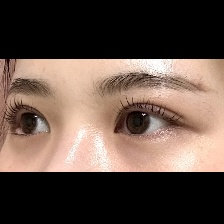
#> input picture app/src/main/assets/images/a5.jpg, 224 x 224 px; its folder holds only this picture in this run
$ python -i image_crop.py   (imports and definitions only)
#> lines starting #> are read from the running program, lines starting #| are printed output that depends on the picture
import cv2
import os
import numpy as np

eye_cascade = cv2.CascadeClassifier(cv2.data.haarcascades + 'haarcascade_eye_tree_eyeglasses.xml')

input_folder = "C:/Users/qkrgu/Downloads/Mind_lee2/Mind_lee"
output_folder = "cropped_eyes"

# [2 lines not run here, left out]


def resize_and_pad(image, size=(224, 224)):
    """이미지를 224x224로 리사이징 & 패딩"""
    h, w, _ = image.shape
    target_h, target_w = size

    scale = min(target_w / w, target_h / h)
    new_w = int(w * scale)
    new_h = int(h * scale)

    resized = cv2.resize(image, (new_w, new_h), interpolation=cv2.INTER_AREA)

    # 패딩 추가
    pad_top = (target_h - new_h) // 2
    pad_bottom = target_h - new_h - pad_top
    pad_left = (target_w - new_w) // 2
    pad_right = target_w - new_w - pad_left

    padded_image = cv2.copyMakeBorder(resized, pad_top, pad_bottom, pad_left, pad_right,
                                      cv2.BORDER_CONSTANT, value=[0, 0, 0])
    return padded_image


def detect_and_crop_eyes(image_path, save_path):
    """눈을 검출하여 크롭 후 224x224로 변환하여 저장"""
#> called with image_path = '../app/src/main/assets/images/a5.jpg', save_path = 'out.png'
    image = cv2.imread(image_path)
#> image is the input picture: shape (224, 224, 3); mean B, G, R 70.5, 80, 97.7
    if image is None:
        return False

    gray = cv2.cvtColor(image, cv2.COLOR_BGR2GRAY)  # 흑백 변환
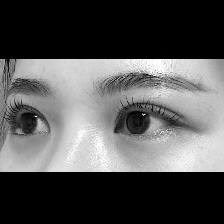
#> gray: shape (224, 224); min 0, max 255, mean 84.2
    eyes = eye_cascade.detectMultiScale(gray, scaleFactor=1.1, minNeighbors=5, minSize=(30, 30))
#> eyes = [[4, 98, 52, 52], [105, 85, 76, 76]]

    if len(eyes) == 0:
        return False  # 눈 검출 실패

    # 여러 개의 눈이 검출될 경우, 가장 큰 눈 2개 선택 (양쪽 눈)
    eyes = sorted(eyes, key=lambda x: x[2] * x[3], reverse=True)[:2]  # 면적 기준 정렬
#> eyes = [[105, 85, 76, 76], [4, 98, 52, 52]]

    # 눈의 좌표를 기반으로 전체 눈 영역 설정
    x_min = min([eye[0] for eye in eyes])
#> x_min = 4
    y_min = min([eye[1] for eye in eyes])
#> y_min = 85
    x_max = max([eye[0] + eye[2] for eye in eyes])
#> x_max = 181
    y_max = max([eye[1] + eye[3] for eye in eyes])
#> y_max = 161

    y_min += 10  # 윗부분을 잘라서 눈썹 제거
#> y_min = 95

    # 크롭
    cropped_eye = image[y_min:y_max, x_min:x_max]
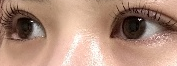
#> cropped_eye: shape (66, 177, 3); mean B, G, R 123.2, 141.1, 176.4

    if cropped_eye.size > 0:
        processed_eye = resize_and_pad(cropped_eye, size=(224, 224))
#> in resize_and_pad, `resized = cv2.resize(image, (new_w, new_h), interpolation=cv2.INTER_AR..`:
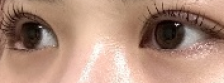
#> resized: shape (83, 224, 3); mean B, G, R 123.1, 141, 176.3
#> in resize_and_pad, `padded_image = cv2.copyMakeBorder(resized, pad_top, pad_bottom, pad_le..`:
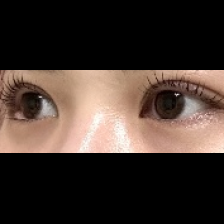
#> padded_image: shape (224, 224, 3); mean B, G, R 45.6, 52.3, 65.3
        cv2.imwrite(save_path, processed_eye)
        return True
    return False

# [12 lines not run here, left out]

>>> result = detect_and_crop_eyes('../app/src/main/assets/images/a5.jpg', 'out.png')

$ run again, on app/src/main/assets/images/b70.jpg
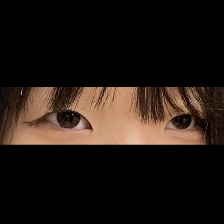
#> input picture app/src/main/assets/images/b70.jpg, 224 x 224 px
#> in detect_and_crop_eyes, image is the input picture: shape (224, 224, 3); mean B, G, R 18.6, 24.1, 33.5
#> in detect_and_crop_eyes, `gray = cv2.cvtColor(image, cv2.COLOR_BGR2GRAY)`:
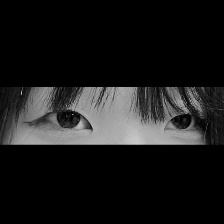
#> gray: shape (224, 224); min 0, max 204, mean 26.3
#> eyes = [[42, 94, 47, 47]]
#> x_min = 42
#> in detect_and_crop_eyes, `y_min = min([eye[1] for eye in eyes])`: y_min = 94
#> x_max = 89
#> y_max = 141
#> in detect_and_crop_eyes, `y_min += 10`: y_min = 104
#> in resize_and_pad, `padded_image = cv2.copyMakeBorder(resized, pad_top, pad_bottom, pad_le..`:
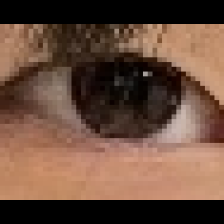
#> padded_image: shape (224, 224, 3); mean B, G, R 61, 76.4, 105.2

$ run again, on app/src/main/assets/images/baba_301.jpg
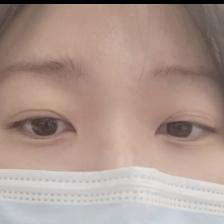
#> input picture app/src/main/assets/images/baba_301.jpg, 224 x 224 px
#> in detect_and_crop_eyes, image is the input picture: shape (224, 224, 3); mean B, G, R 142.3, 151.3, 172.7
#> in detect_and_crop_eyes, `gray = cv2.cvtColor(image, cv2.COLOR_BGR2GRAY)`:
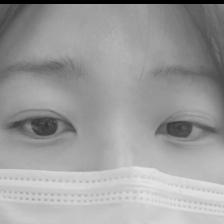
#> gray: shape (224, 224); min 0, max 229, mean 156.7
#> eyes = [[10, 92, 68, 68], [150, 97, 64, 64]]
#> x_min = 10
#> in detect_and_crop_eyes, `y_min = min([eye[1] for eye in eyes])`: y_min = 92
#> x_max = 214
#> y_max = 161
#> in detect_and_crop_eyes, `y_min += 10`: y_min = 102
#> in resize_and_pad, `padded_image = cv2.copyMakeBorder(resized, pad_top, pad_bottom, pad_le..`:
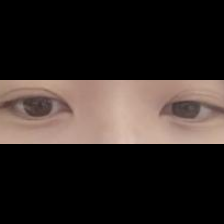
#> padded_image: shape (224, 224, 3); mean B, G, R 36.8, 40.4, 49
